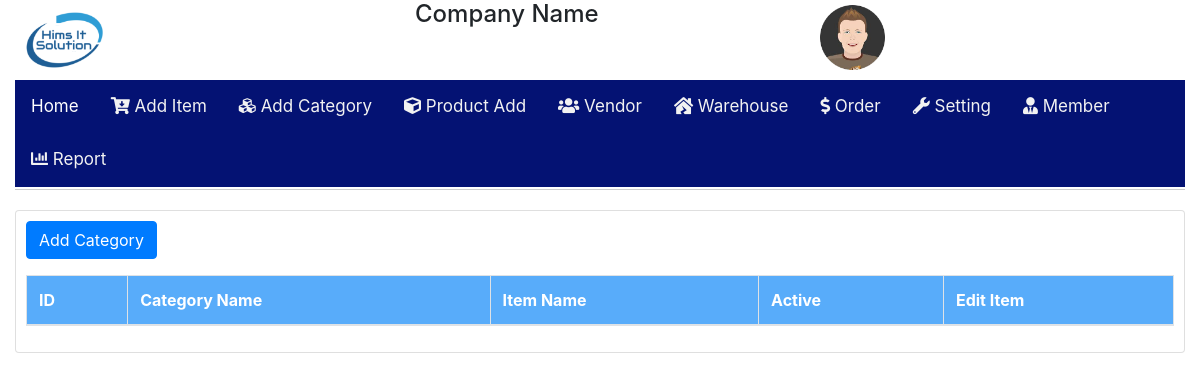
/index.php/inventory_controller/category, run on an earlier commit of the app's database.
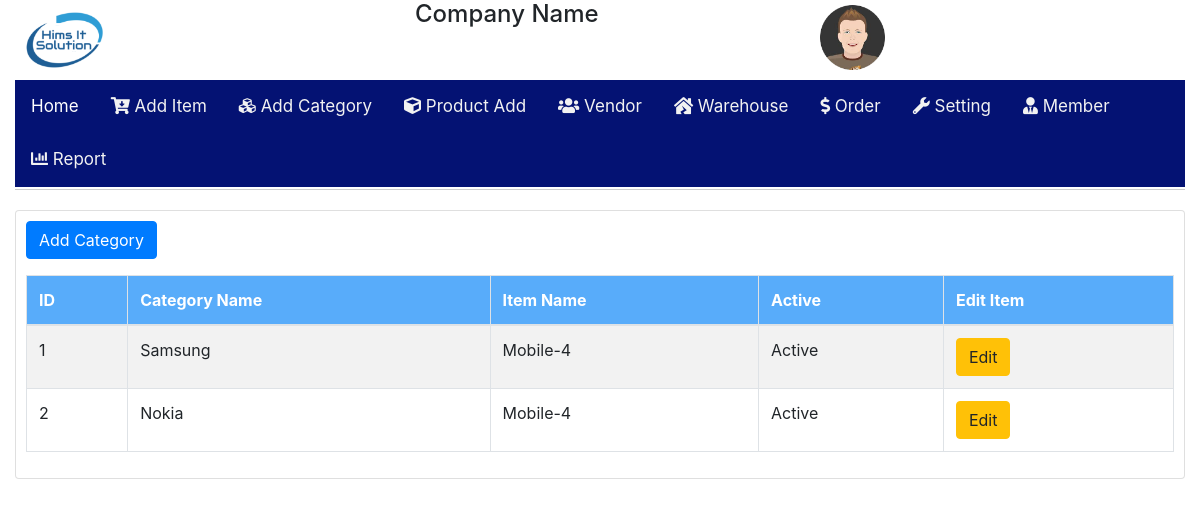
And on a later commit of the database.
### tables this page shows
CREATE TABLE `category` (
  `id` int(10) NOT NULL,
  `categoryname` varchar(255) NOT NULL,
  `itemid` int(11) NOT NULL,
  `active` int(11) NOT NULL,
  `flag` int(11) NOT NULL
);

CREATE TABLE `item` (
  `id` int(10) NOT NULL,
  `itemname` varchar(255) NOT NULL,
  `active` int(11) NOT NULL,
  `flag` int(11) NOT NULL
);

### application/controllers/Inventory_controller.php (called while the page is built, shortened)
<?php
class Inventory_controller extends CI_Controller {
	 function __construct(){
		 $this->load->model('model_inventory');
		 $this->load->model('model_common');
	 }
	public function category(){
		if($this->input->post()){
			$category = $this->input->post("category");
			$item = $this->input->post("item");
			$active = $this->input->post("active");
			$data = array(
						'categoryname'=>$this->input->post("category"),
						'itemid'=>$this->input->post("item"),
						'active'=>$this->input->post("active"),
						'flag'=>1
					);
			$action = $this->model_common->insertData("category",$data);
			if($action){
			   $this->model_common->successFlash("Category Added Successfully" , "category");
			}
		}else{
			$data['allitem'] =  $this->model_inventory->allitem();
			$data['arr'] =  $this->model_inventory->allcategory();
			$data['content'] 		= $this->load->view('admin_view/inventory/category_view', $data, true);
			$this->load->view('admin_view/main/main_view',$data);
		}
	}
}

### index.php (called while the page is built, shortened)
<?php
require_once BASEPATH.'core/CodeIgniter.php';

### application/models/Model_inventory.php (called while the page is built, shortened)
<?php
class model_inventory extends CI_Model
{
	public function allcategory(){
		$query = $this->db->query("SELECT * FROM `category`");
		if($query->num_rows()){
			return $query->result();
		}else{
			return false;
		}
	}
	public function itemnamebyid($id){
	   $this->db->where("id",$id );
	   $query =  $this->db->get("item");
	   if($query->num_rows()){
		 foreach($query->result() as $row){
			return   $data = $row->itemname;
		   }
	   }else{
		  return "N/A";
	   }
	}
}

### application/views/admin_view/inventory/category_view.php (the view, shortened to what this page needs)
<section id="basic-form-layouts">
	<div class="content-wrapper">
		<div class="row match-height">
			<div class="col-12">
				<div class="card">
					<div class="card-content collapse show">
						<div class="card-content" style="padding: 10px;">
							<button class="btn btn-primary"  data-toggle="modal" data-target="#addcategory"> Add Category </button>
								<br/>
										<div class="table-responsive">
												<table id= "mydatatable" class="table table-striped table-bordered zero-configuration" >
													<thead  style="background: #58ACFA; color: white;">
														<tr>
															<th>ID</th>
															<th>Category Name</th>
															<th>Item Name</th>
															<th>Active</th>
															<th>Edit Item</th>
														</tr>
													</thead>
													<tbody>
														<?php
															if($arr){
																foreach($arr as $data)
																{
																?>
														<tr>
															<td><?php  echo $data->id;?></td>
															<td><?php  echo $data->categoryname;?></td>
															<td><?php echo $this->model_inventory->itemnamebyid($data->itemid);?></td>
															<td><?php  $status =  $data->active; if($status == 1){ echo "Active";}else{ echo "In Active";}?></td>
															<td><a href="<?php  echo base_url();?>inventory/edituser/<?php  echo $data->id;?>" class="btn btn-warning">Edit</a></td>
														</tr>
															 <?php }
																}
															?>
													</tbody>
												</table>
												</div>
										</div>
						</div>
					</div>
				</div>
			</div>
		</div>
	</div>

What changed in the data, as far as the page shows it:
added category: id "1", categoryname "Samsung", itemid.itemname "Mobile-4", active "Active"
added category: id "2", categoryname "Nokia", itemid.itemname "Mobile-4", active "Active"
